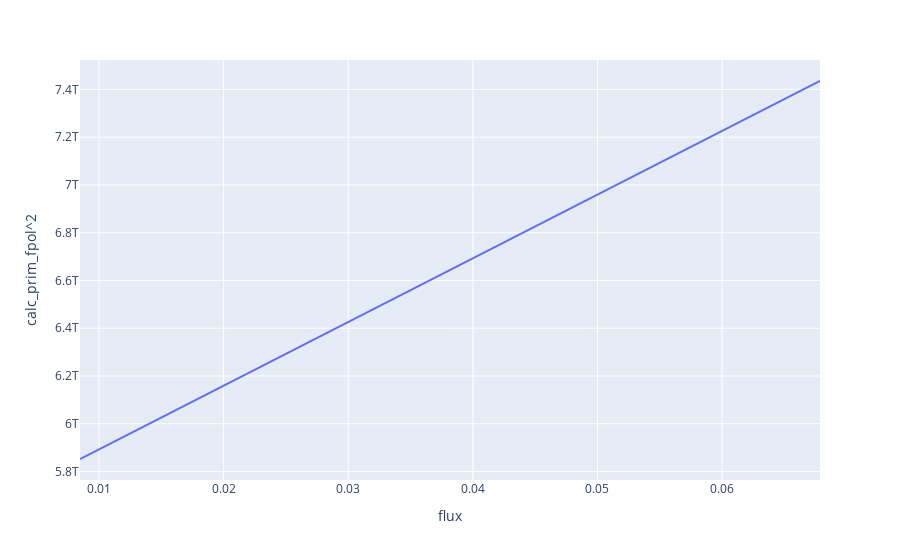

This figure's notebook cell:
### Code cell
# フラックスでの微分を計算
x3, v = get_diff(x2, y**2)
df = pd.DataFrame(data=np.array([x3, v]).T, columns=['flux', 'calc_prim_fpol^2'])
fig2 = px.line(df, x='flux', y='calc_prim_fpol^2')
fig2.show()
